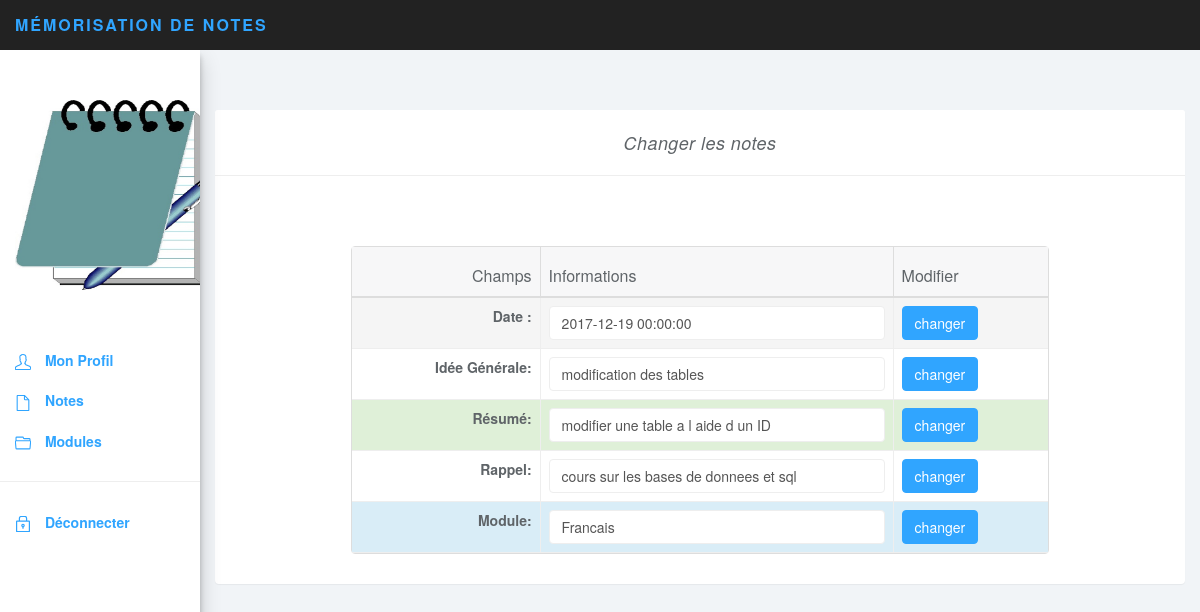
The page /modifier_note.php?id=6 (signed in) on the database its author committed.
### tables this page shows
CREATE TABLE IF NOT EXISTS `note` (
  `Num_Note` int(11) NOT NULL AUTO_INCREMENT,
  `Date_Note` datetime NOT NULL,
  `Idee_Generale` varchar(100) NOT NULL,
  `Resume` text NOT NULL,
  `Rappel` varchar(100) NOT NULL,
  `Num_Module` int(11) NOT NULL,
  `id_user` int(11) NOT NULL,
  PRIMARY KEY (`Num_Note`),
  KEY `Num_Module` (`Num_Module`),
  KEY `id_user` (`id_user`)
);

CREATE TABLE IF NOT EXISTS `module` (
  `Num_Module` int(11) NOT NULL AUTO_INCREMENT,
  `Nom_Module` varchar(20) NOT NULL,
  `Nb_Heures` int(11) NOT NULL,
  PRIMARY KEY (`Num_Module`)
);

### modifier_note.php (the view, shortened to what this page needs)
<!DOCTYPE html>
<?php
 include('cnx.php');
?>
<html>
<head>
  <?php include('inccss.php'); ?>
</head>
<body>
<nav class="navbar navbar-inverse navbar-fixed-top" role="navigation">
<?php include('header.php'); ?>
</nav>
<?php include('menu.php'); ?>
<div class="col-sm-9 col-sm-offset-3 col-lg-10 col-lg-offset-2 main">
<br><br><br>
<div class="panel panel-default" align="center">
          <div class="panel-heading">
          <em class="text-center " align ="center">Changer les notes  </em>
          </div>
          <div class="panel-body">
<div class="col-md-12">
<form  method="POST" enctype="multipart/form-data"   >
<div class="col-md-1">
</div>
<div class="col-md-10">
      <br><br>
          <div class="panel-body">
            <table data-toggle="table" id="table-style" data-url="tables/data2.json" data-row-style="rowStyle">
                <thead>
                <tr>
                    <th data-field="id" data-align="right" >Champs</th>
                    <th data-field="name" >Informations</th>
                    <th data-field="price" >Modifier</th>
                </tr>
                </thead>
              <tbody>
              <?php
              $q =  "select * from Note where Num_Note='".$_GET['id']."'";
              $r = $db -> query($q) ;
              while ($c = $r -> fetch())
              {
               $num=$c['Num_Module'];
              $q1 =  "select * from module where Num_Module='$num'";
              $r1 = $db -> query($q1) ;
              $c1 = $r1 -> fetch();
              ?>
              <tr>
              <td> <label><center>Date :</center> </label></td>
              <td> <input class="form-control" name="date" type="text" value="<?php echo $c['Date_Note'];?>"></td>
              <td><button type="submit" class="btn btn-primary" name="btn1">changer</button></td>
              </tr>
              <tr>
              <td> <label> <center>Idée Générale:</center></label></td>
              <td> <input class="form-control" name="idee" type="text" value="<?php echo $c['Idee_Generale'];?>"></td>
              <td><button type="submit" class="btn btn-primary" name="btn2">changer</button> </td>
              </tr>
              <tr>
              <td> <label><center>Résumé:</center> </label></td>
              <td> <input class="form-control" name="resume" type="text" value="<?php echo $c['Resume'];?>"></td>
              <td><button type="submit" class="btn btn-primary" name="btn3">changer</button> </td>
              </tr>
              <tr>
              <td> <label> <center>Rappel:</center></label></td>
              <td> <input class="form-control" name="rappel" type="text" value="<?php echo $c['Rappel'];?>"></td>
              <td><button type="submit" class="btn btn-primary" name="btn4">changer</button> </td>
              </tr>
              <tr>
              <td> <label> <center>Module:</center></label></td>
              <td> <input class="form-control" name="module" type="text" value="<?php echo $c1['Nom_Module'];?>"></td>
              <td><button type="submit" class="btn btn-primary" name="btn5">changer</button> </td>
              </tr>
              <?php
              }
              ?>
              </tbody>
            </table>
          </div>
        </div>
        </form>
      </div>
</div>
</div>
</body>
</html>

### css/styles.css (style rules this page uses)
body { background: #f1f4f7; padding-top: 50px; color: #5f6468; }
.form-control { border: 1px solid #eee; box-shadow: none; }
.btn-primary, .btn-primary:hover, .btn-primary:focus, .btn-primary:active, .btn-primary.active, .open > .dropdown-toggle.btn-primary, .btn-primary.disabled, .btn-primary[disabled], fieldset[disabled] .btn-primary, .btn-primary.disabled:hover, .btn-primary[disabled]:hover, fieldset[disabled] .btn-primary:hover, .btn-primary.disabled:focus, .btn-primary[disabled]:focus, fieldset[disabled] .btn-primary:focus, .btn-primary.disabled:active, .btn-primary[disabled]:active, fieldset[disabled] .btn-primary:active, .btn-primary.disabled.active, .btn-primary[disabled].active, fieldset[disabled] .btn-primary.active { background-color: #30a5ff; border-color: #30a5ff; }
.panel { border: 0; }
.panel-heading { font-size: 18px; font-weight: 300; letter-spacing: 0.025em; height: 66px; line-height: 45px; }
.panel-default .panel-heading { background: #fff; border-bottom: 1px solid #eee; color: #5f6468; }
.navbar { border: 0; }
.table { background: #fff; }

### rows shown on the page
note: date "2017-12-19 00:00:00", idee "modification des tables", resume "modifier une table a l aide d un ID", rappel "cours sur les bases de donnees et sql", module "Francais"
